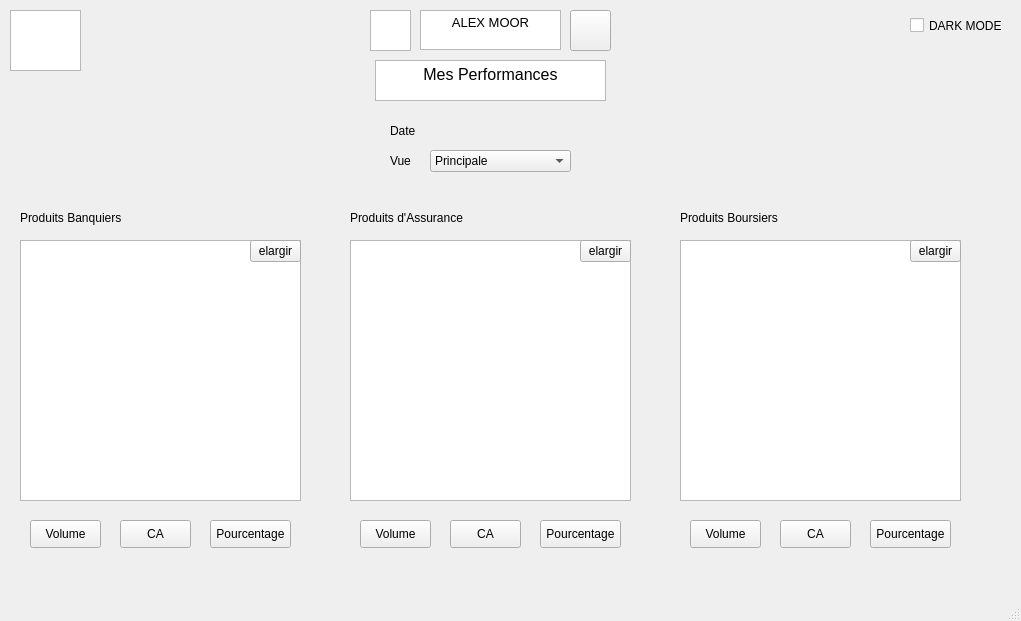
<?xml version="1.0" encoding="UTF-8"?>
<ui version="4.0">
 <class>vue_banquier</class>
 <widget class="QMainWindow" name="vue_banquier">
  <property name="geometry">
   <rect>
    <x>0</x>
    <y>0</y>
    <width>1021</width>
    <height>621</height>
   </rect>
  </property>
  <property name="windowTitle">
   <string>MainWindow</string>
  </property>
  <widget class="QWidget" name="centralwidget">
   <widget class="QLabel" name="label_4">
    <property name="geometry">
     <rect>
      <x>390</x>
      <y>150</y>
      <width>31</width>
      <height>21</height>
     </rect>
    </property>
    <property name="text">
     <string>Vue</string>
    </property>
   </widget>
   <widget class="QLabel" name="label_5">
    <property name="geometry">
     <rect>
      <x>20</x>
      <y>210</y>
      <width>121</width>
      <height>16</height>
     </rect>
    </property>
    <property name="text">
     <string>Produits Banquiers</string>
    </property>
   </widget>
   <widget class="QTextEdit" name="username">
    <property name="geometry">
     <rect>
      <x>420</x>
      <y>10</y>
      <width>141</width>
      <height>40</height>
     </rect>
    </property>
    <property name="html">
     <string>&lt;!DOCTYPE HTML PUBLIC &quot;-//W3C//DTD HTML 4.0//EN&quot; &quot;http://www.w3.org/TR/REC-html40/strict.dtd&quot;&gt;
&lt;html&gt;&lt;head&gt;&lt;meta name=&quot;qrichtext&quot; content=&quot;1&quot; /&gt;&lt;style type=&quot;text/css&quot;&gt;
p, li { white-space: pre-wrap; }
&lt;/style&gt;&lt;/head&gt;&lt;body style=&quot; font-family:'MS Shell Dlg 2'; font-size:7.8pt; font-weight:400; font-style:normal;&quot;&gt;
&lt;p align=&quot;center&quot; style=&quot; margin-top:0px; margin-bottom:0px; margin-left:0px; margin-right:0px; -qt-block-indent:0; text-indent:0px;&quot;&gt;&lt;span style=&quot; font-size:10pt;&quot;&gt;ALEX MOOR&lt;/span&gt;&lt;/p&gt;&lt;/body&gt;&lt;/html&gt;</string>
    </property>
   </widget>
   <widget class="QPushButton" name="pushButton_5">
    <property name="geometry">
     <rect>
      <x>360</x>
      <y>520</y>
      <width>71</width>
      <height>28</height>
     </rect>
    </property>
    <property name="text">
     <string>Volume</string>
    </property>
   </widget>
   <widget class="QPushButton" name="pushButton_9">
    <property name="geometry">
     <rect>
      <x>870</x>
      <y>520</y>
      <width>81</width>
      <height>28</height>
     </rect>
    </property>
    <property name="text">
     <string>Pourcentage</string>
    </property>
   </widget>
   <widget class="QPushButton" name="vol_banq">
    <property name="geometry">
     <rect>
      <x>30</x>
      <y>520</y>
      <width>71</width>
      <height>28</height>
     </rect>
    </property>
    <property name="text">
     <string>Volume</string>
    </property>
   </widget>
   <widget class="QPushButton" name="pushButton_4">
    <property name="geometry">
     <rect>
      <x>450</x>
      <y>520</y>
      <width>71</width>
      <height>28</height>
     </rect>
    </property>
    <property name="text">
     <string>CA</string>
    </property>
   </widget>
   <widget class="QLabel" name="label_6">
    <property name="geometry">
     <rect>
      <x>350</x>
      <y>210</y>
      <width>121</width>
      <height>16</height>
     </rect>
    </property>
    <property name="text">
     <string>Produits d'Assurance</string>
    </property>
   </widget>
   <widget class="QPushButton" name="pushButton_2">
    <property name="geometry">
     <rect>
      <x>120</x>
      <y>520</y>
      <width>71</width>
      <height>28</height>
     </rect>
    </property>
    <property name="text">
     <string>CA</string>
    </property>
   </widget>
   <widget class="QLabel" name="label_3">
    <property name="geometry">
     <rect>
      <x>390</x>
      <y>120</y>
      <width>41</width>
      <height>21</height>
     </rect>
    </property>
    <property name="text">
     <string>Date</string>
    </property>
   </widget>
   <widget class="QGraphicsView" name="logo">
    <property name="geometry">
     <rect>
      <x>10</x>
      <y>10</y>
      <width>71</width>
      <height>61</height>
     </rect>
    </property>
   </widget>
   <widget class="QComboBox" name="Vue">
    <property name="geometry">
     <rect>
      <x>430</x>
      <y>150</y>
      <width>141</width>
      <height>22</height>
     </rect>
    </property>
    <item>
     <property name="text">
      <string>Principale</string>
     </property>
    </item>
    <item>
     <property name="text">
      <string>Famille prêt</string>
     </property>
    </item>
   </widget>
   <widget class="QPushButton" name="pushButton_8">
    <property name="geometry">
     <rect>
      <x>690</x>
      <y>520</y>
      <width>71</width>
      <height>28</height>
     </rect>
    </property>
    <property name="text">
     <string>Volume</string>
    </property>
   </widget>
   <widget class="QLabel" name="label_7">
    <property name="geometry">
     <rect>
      <x>680</x>
      <y>210</y>
      <width>121</width>
      <height>16</height>
     </rect>
    </property>
    <property name="text">
     <string>Produits Boursiers</string>
    </property>
   </widget>
   <widget class="QPushButton" name="pushButton_3">
    <property name="geometry">
     <rect>
      <x>210</x>
      <y>520</y>
      <width>81</width>
      <height>28</height>
     </rect>
    </property>
    <property name="text">
     <string>Pourcentage</string>
    </property>
   </widget>
   <widget class="QPushButton" name="pushButton_6">
    <property name="geometry">
     <rect>
      <x>540</x>
      <y>520</y>
      <width>81</width>
      <height>28</height>
     </rect>
    </property>
    <property name="text">
     <string>Pourcentage</string>
    </property>
   </widget>
   <widget class="QtCharts::QChartView" name="produit_bq">
    <property name="geometry">
     <rect>
      <x>20</x>
      <y>240</y>
      <width>281</width>
      <height>261</height>
     </rect>
    </property>
   </widget>
   <widget class="QPushButton" name="pushButton_7">
    <property name="geometry">
     <rect>
      <x>780</x>
      <y>520</y>
      <width>71</width>
      <height>28</height>
     </rect>
    </property>
    <property name="text">
     <string>CA</string>
    </property>
   </widget>
   <widget class="QtCharts::QChartView" name="produit_bq_2">
    <property name="geometry">
     <rect>
      <x>350</x>
      <y>240</y>
      <width>281</width>
      <height>261</height>
     </rect>
    </property>
   </widget>
   <widget class="QtCharts::QChartView" name="produit_bq_3">
    <property name="geometry">
     <rect>
      <x>680</x>
      <y>240</y>
      <width>281</width>
      <height>261</height>
     </rect>
    </property>
   </widget>
   <widget class="QToolButton" name="logout">
    <property name="geometry">
     <rect>
      <x>570</x>
      <y>10</y>
      <width>41</width>
      <height>41</height>
     </rect>
    </property>
    <property name="text">
     <string/>
    </property>
   </widget>
   <widget class="QGraphicsView" name="logo_2">
    <property name="geometry">
     <rect>
      <x>370</x>
      <y>10</y>
      <width>41</width>
      <height>41</height>
     </rect>
    </property>
   </widget>
   <widget class="QToolButton" name="toolButton_2">
    <property name="geometry">
     <rect>
      <x>250</x>
      <y>240</y>
      <width>51</width>
      <height>22</height>
     </rect>
    </property>
    <property name="text">
     <string>elargir</string>
    </property>
   </widget>
   <widget class="QToolButton" name="toolButton_3">
    <property name="geometry">
     <rect>
      <x>580</x>
      <y>240</y>
      <width>51</width>
      <height>22</height>
     </rect>
    </property>
    <property name="text">
     <string>elargir</string>
    </property>
   </widget>
   <widget class="QToolButton" name="toolButton_4">
    <property name="geometry">
     <rect>
      <x>910</x>
      <y>240</y>
      <width>51</width>
      <height>22</height>
     </rect>
    </property>
    <property name="text">
     <string>elargir</string>
    </property>
   </widget>
   <widget class="QTextBrowser" name="textBrowser">
    <property name="geometry">
     <rect>
      <x>375</x>
      <y>60</y>
      <width>231</width>
      <height>41</height>
     </rect>
    </property>
    <property name="html">
     <string>&lt;!DOCTYPE HTML PUBLIC &quot;-//W3C//DTD HTML 4.0//EN&quot; &quot;http://www.w3.org/TR/REC-html40/strict.dtd&quot;&gt;
&lt;html&gt;&lt;head&gt;&lt;meta name=&quot;qrichtext&quot; content=&quot;1&quot; /&gt;&lt;style type=&quot;text/css&quot;&gt;
p, li { white-space: pre-wrap; }
&lt;/style&gt;&lt;/head&gt;&lt;body style=&quot; font-family:'MS Shell Dlg 2'; font-size:7.8pt; font-weight:400; font-style:normal;&quot;&gt;
&lt;p align=&quot;center&quot; style=&quot; margin-top:0px; margin-bottom:0px; margin-left:0px; margin-right:0px; -qt-block-indent:0; text-indent:0px;&quot;&gt;&lt;span style=&quot; font-size:12pt;&quot;&gt;Mes Performances&lt;/span&gt;&lt;/p&gt;&lt;/body&gt;&lt;/html&gt;</string>
    </property>
   </widget>
   <widget class="QCheckBox" name="checkBox">
    <property name="geometry">
     <rect>
      <x>910</x>
      <y>10</y>
      <width>101</width>
      <height>31</height>
     </rect>
    </property>
    <property name="text">
     <string>DARK MODE</string>
    </property>
   </widget>
  </widget>
  <widget class="QMenuBar" name="menubar">
   <property name="geometry">
    <rect>
     <x>0</x>
     <y>0</y>
     <width>1021</width>
     <height>26</height>
    </rect>
   </property>
  </widget>
  <widget class="QStatusBar" name="statusbar"/>
 </widget>
 <customwidgets>
  <customwidget>
   <class>QtCharts::QChartView</class>
   <extends>QGraphicsView</extends>
   <header location="global">qtcharts/qchartview.h</header>
  </customwidget>
 </customwidgets>
 <resources/>
 <connections/>
</ui>
